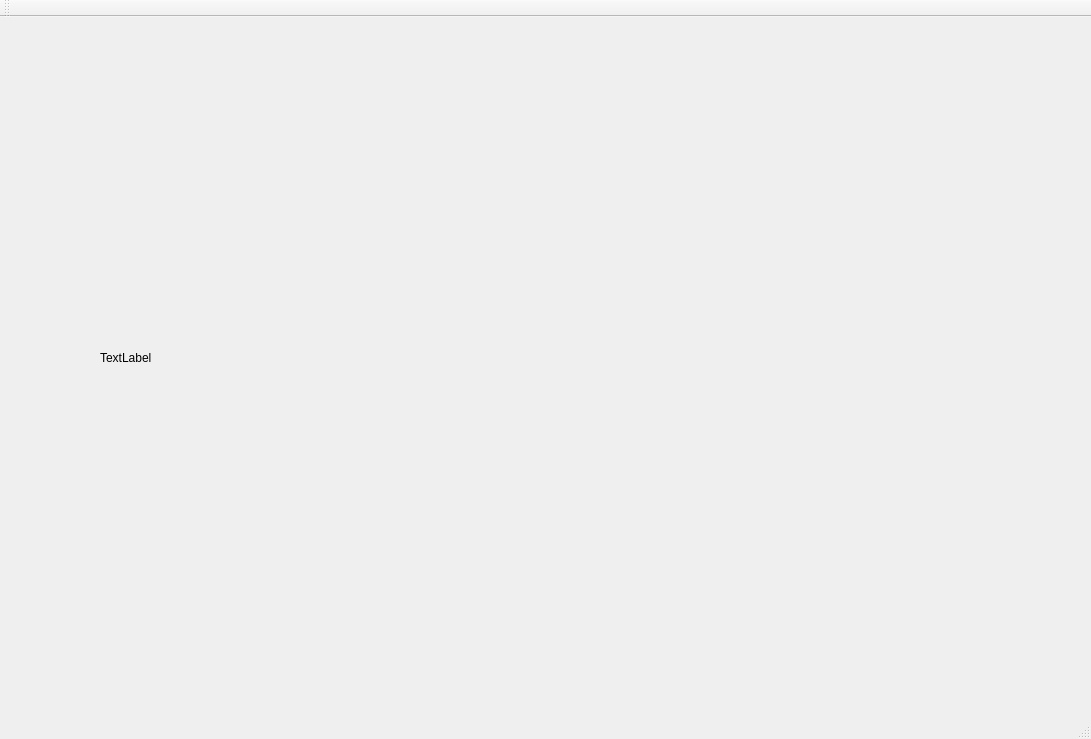
<?xml version="1.0" encoding="UTF-8"?>
<ui version="4.0">
 <class>MainWindow</class>
 <widget class="QMainWindow" name="MainWindow">
  <property name="geometry">
   <rect>
    <x>0</x>
    <y>0</y>
    <width>1091</width>
    <height>739</height>
   </rect>
  </property>
  <property name="windowTitle">
   <string>MainWindow</string>
  </property>
  <widget class="QWidget" name="centralWidget">
   <widget class="QLabel" name="lblImage">
    <property name="geometry">
     <rect>
      <x>100</x>
      <y>50</y>
      <width>911</width>
      <height>581</height>
     </rect>
    </property>
    <property name="text">
     <string>TextLabel</string>
    </property>
   </widget>
  </widget>
  <widget class="QMenuBar" name="menuBar">
   <property name="geometry">
    <rect>
     <x>0</x>
     <y>0</y>
     <width>1091</width>
     <height>23</height>
    </rect>
   </property>
  </widget>
  <widget class="QToolBar" name="mainToolBar">
   <attribute name="toolBarArea">
    <enum>TopToolBarArea</enum>
   </attribute>
   <attribute name="toolBarBreak">
    <bool>false</bool>
   </attribute>
  </widget>
  <widget class="QStatusBar" name="statusBar"/>
 </widget>
 <layoutdefault spacing="6" margin="11"/>
 <resources/>
 <connections/>
</ui>
